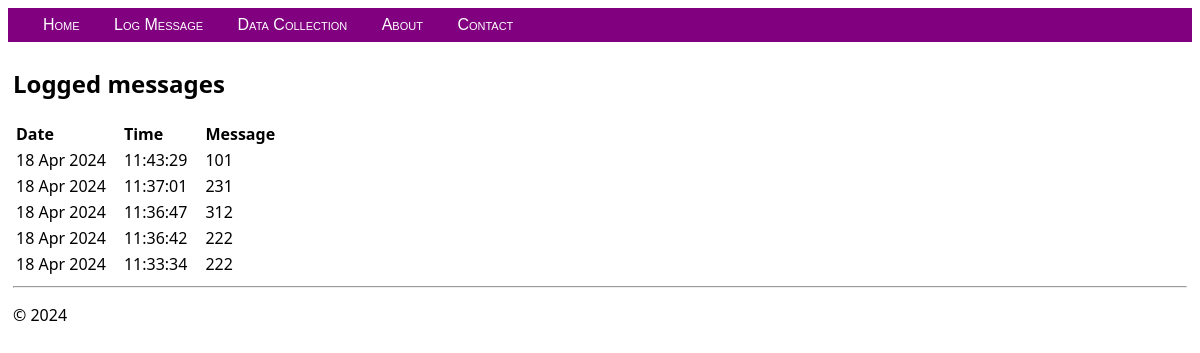
The page /data/ on the database as committed earlier.
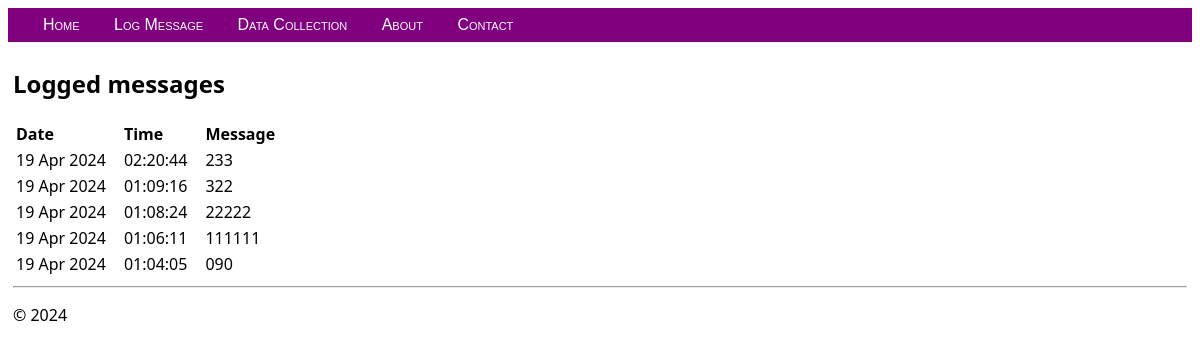
The same page on the database as committed later.
### hello/models.py (models this page shows, shortened)
class LogMessage(models.Model):
    message = models.CharField(max_length=300)
    log_date = models.DateTimeField("date logged")

### hello/views.py (the view)
class DataListView(ListView):
    model = LogMessage
    def get_context_data(self, **kwargs):
        context = super(DataListView, self).get_context_data(**kwargs)
        return context

### hello/templates/hello/data.html (shortened to what this page needs)
{% extends "hello/layout.html" %}
{% block content %}
    <h2>Logged messages</h2>
    {% if message_list %}
        <table class="message_list">
            <thead>
            <tr>
                <th>Date</th>
                <th>Time</th>
                <th>Message</th>
            </tr>
            </thead>
            <tbody>
            {% for message in message_list %}
                <tr>
                    <td>{{ message.log_date | date:'d M Y' }}</td>
                    <td>{{ message.log_date | time:'H:i:s' }}</td>
                    <td>
                        {{ message.message }}
                    </td>
                </tr>
            {% endfor %}
            </tbody>
        </table>
    {% else %}
        <p>No messages have been logged. Use the <a href="{% url 'log' %}">Log Message form</a>.</p>
    {% endif %}
{% endblock %}

### hello/templates/hello/layout.html (shortened to what this page needs)
<!DOCTYPE html>
<html>
<head>
    {% load static %}
    <link rel="stylesheet" type="text/css" href="{% static 'hello/site.css' %}"/>
</head>
<body>
<div class="navbar">
    <a href="{% url 'home' %}" class="navbar-item">Home</a>
    <a href="{% url 'log' %}" class="navbar-item">Log Message</a>
    <a href="{% url 'data' %}" class="navbar-item">Data Collection</a>
    <a href="{% url 'about' %}" class="navbar-item">About</a>
    <a href="{% url 'contact' %}" class="navbar-item">Contact</a>
</div>
<div class="body-content">
    {% block content %}
    {% endblock %}
    <hr/>
    <footer>
        <p>&copy; 2024</p>
    </footer>
</div>
</body>
</html>

### hello/static/hello/site.css (style rules this page uses)
.message_list th,td { text-align: left; padding-right: 15px; }
.navbar { background-color: purple; font-size: 1em; font-family: 'Trebuchet MS', 'Lucida Sans Unicode', 'Lucida Grande', 'Lucida Sans', Arial, sans-serif; color: white; padding: 8px 5px 8px 5px; }
.navbar a { text-decoration: none; color: inherit; }
.navbar-item { font-variant: small-caps; margin-left: 30px; }
.body-content { padding: 5px; font-family:'Segoe UI', Tahoma, Geneva, Verdana, sans-serif; }

Rows that differ between the two databases and show on the page:
no longer on this page (row unchanged): LogMessage: log_date "18 Apr 2024", log_date "11:43:29", message "101"
no longer on this page (row unchanged): LogMessage: log_date "18 Apr 2024", log_date "11:37:01", message "231"
no longer on this page (row unchanged): LogMessage: log_date "18 Apr 2024", log_date "11:36:47", message "312"
no longer on this page (row unchanged): LogMessage: log_date "18 Apr 2024", log_date "11:36:42", message "222"
no longer on this page (row unchanged): LogMessage: log_date "18 Apr 2024", log_date "11:33:34", message "222"
added LogMessage: log_date "19 Apr 2024", log_date "02:20:44", message "233"
added LogMessage: log_date "19 Apr 2024", log_date "01:09:16", message "322"
added LogMessage: log_date "19 Apr 2024", log_date "01:08:24", message "22222"
added LogMessage: log_date "19 Apr 2024", log_date "01:06:11", message "111111"
added LogMessage: log_date "19 Apr 2024", log_date "01:04:05", message "090"
